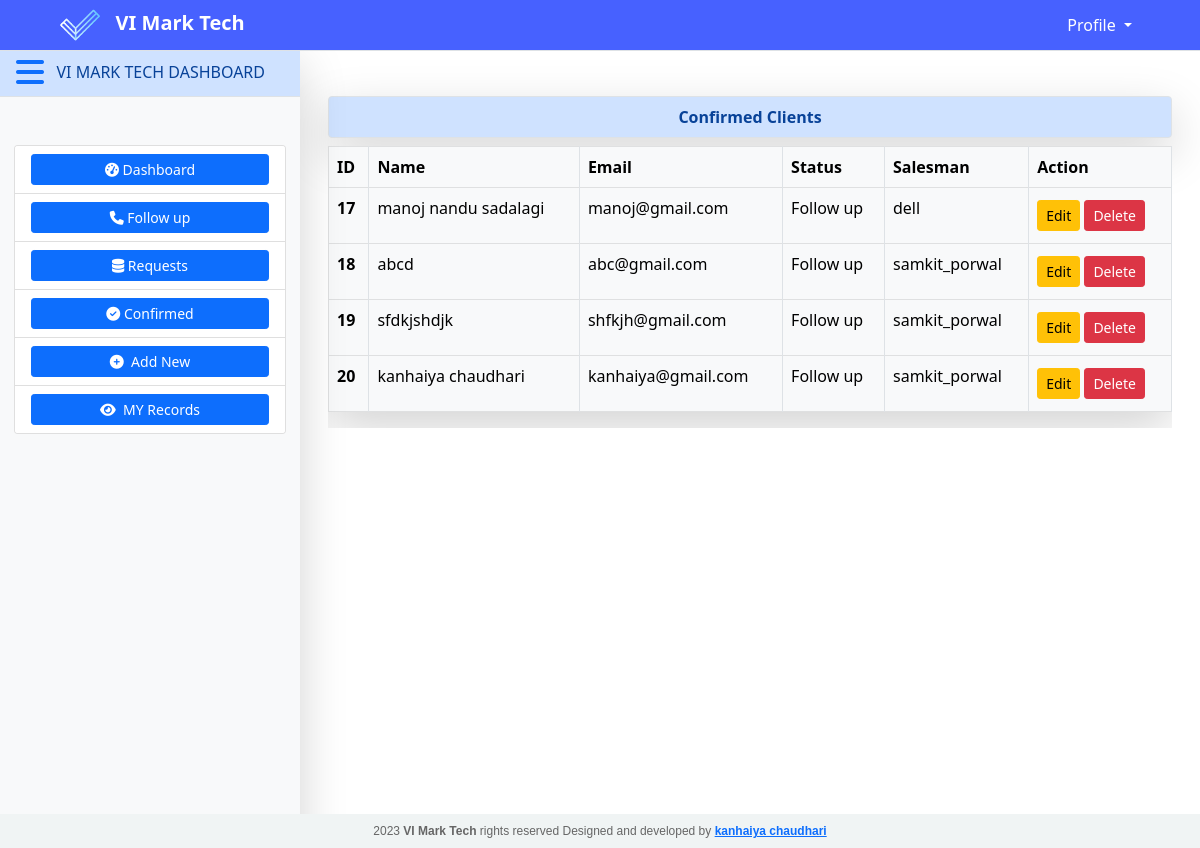
The page /confirm_obj/ (signed in) on the database its author committed.
### dash/models.py (models this page shows)
class ConfirmedUserProfile(models.Model):
    CHOICES_2 = (
        ('increase online sales', 'increase online sales'),
        ('promote brand awareness', 'promote brand awareness'),
        ('provide information', 'provide information'),
        ('generate leads', 'generate leads')
    )
    CHOICES_1 = (
        ('Home', 'Home'),
        ('About us', 'About us'),
        ('Products', 'Products'),
        ('Services', 'Services'),
        ('Contact us', 'Contact us')
    )
    name=models.CharField(max_length=70)
    business_name=models.CharField(max_length=70,null='True')
    email=models.EmailField(max_length=100)
    address = models.CharField(max_length=255)
    phone_number = PhoneNumberField(null=True)
    ans_1= models.TextField( max_length=1055 ,null='True')
    ans_2= models.TextField( max_length=1055 ,null='True')
    ans_3= models.TextField( max_length=1055 ,null='True')
    ans_4= models.TextField( max_length=1055 ,null='True')
    ans_5= models.TextField( max_length=1055 ,null='True')
    ans_6= models.TextField( max_length=1055 ,null='True')
    ans_7= models.TextField( max_length=1055 ,null='True')
    ans_8= models.TextField( max_length=1055 ,null='True')
    ans_9= models.TextField( max_length=1055 ,null='True')
    date=models.DateField(default=datetime.date.today)
    ans_question1= MultiSelectField(choices=CHOICES_1, max_choices=5, max_length=255, null=True)
    ans_question2=MultiSelectField(choices=CHOICES_2, max_choices=4, max_length=255, null=True)
    ans_choices = models.CharField(choices=(('Follow up', 'Follow up'), ('Hold up', 'Hold up'), ('Canceled', 'Canceled')), max_length=50,default='nothing')
    user = models.ForeignKey(User, on_delete=models.PROTECT,null=True)
    current_date=models.DateField(default=datetime.date.today)

### dash/views.py (the view)
# urls.py: path('confirm_obj/',dv.confirm_admin_obj,name="confirm_obj"),
def confirm_admin_obj(request):
          pn="Confirmed Clients"
          if request.user.is_authenticated and not request.user.is_superuser:
                    user = request.user
                    stud = ConfirmedUserProfile.objects.filter(user=user)
                    return render(request, 'dash/show.html', {'stu': stud,'page_name':pn})
          elif request.user.is_superuser:
            stud = ConfirmedUserProfile.objects.all()
            return render(request,'dash/show.html',{'stu':stud,'page_name':pn})
          else:
            return HttpResponseRedirect('/')

### dash/templatetags/my_filters.py (called while the page is built)
@register.filter
def get_class_name(value):
    return value.__class__.__name__

### dash/templates/dash/show.html (shortened to what this page needs)
{% extends "enroll/base.html" %}
{% load my_filters %}
{% block content %}
<section>
  <div class="con">
    <div class="row mt-5 mb-5 me-sm-1 ps-sm-3 rounded">
        <div class="col-12">
            <form action="{% url 'dash' %}" class="border shadow-lg px-5 py-2 mb-2 alert-primary rounded text-center" method="POST">
              <div class="fw-semibold">
                <strong>{{ page_name }}</strong>
              </div>
            </form>
          </div>
      <div class="col-12 rounded">
        {% if stu %}
        <div class="table-responsive">
          <table class="table table-bordered border-end table-hover table-light shadow-lg bg-white">
            <thead>
              <tr>
                <th scope="col">ID</th>
                <th scope="col">Name</th>
                <th scope="col">Email</th>
                <th scope="col">Status</th>
                <th scope="col">Salesman</th>
                <th scope="col">Action</th>
              </tr>
            </thead>
            <tbody>
              {% for st in stu %}
              <tr>
                <th scope="row">{{ st.id }}</th>
                <td>{{ st.name }}</td>
                <td>{{ st.email }}</td>
                <td>{{ st.ans_choices }}</td>
                <td>{{ st.user }}</td>
                <td class="">
                  {% if not user.is_superuser %}
                  <a href="{% url 'updatedata' st.id %}" class="btn btn-warning my-sm-1 btn-sm mb-2">Edit</a>
                  <form action="{% url 'delete' st.id %}" method="POST" class="d-inline">
                    {% csrf_token %}
                    <input type="submit" class="btn btn-danger btn-sm" value="Delete">
                  </form>
                  {% else %}
                  {% if st|get_class_name == 'UserProfile' %}
                  <a href="{% url 'admin_update' st.id %}" class="btn btn-success my-sm-1 btn-sm mb-2">Show</a>
                  {% elif st|get_class_name == 'ConfirmedUserProfile' %}
                  <a href="{% url 'confirm' st.id %}" class="btn btn-warning my-sm-1 btn-sm mb-2">Edit</a>
                  <form action="{% url 'confirm_delete' st.id %}" method="POST" class="d-inline">
                    <input type="submit" class="btn btn-danger btn-sm" value="Delete">
                  </form>
                  {% endif %}
                  {% endif %}
                </td>
              </tr>
              {% endfor %}
            </tbody>
          </table>
        </div>
        {% else %}
        <div class="alert alert-primary d-flex align-items-center">
          <i class="fas fa-sad-tear fa-2x"></i> &nbsp; &nbsp; No Record Found
        </div>
        {% endif %}
      </div>
    </div>
  </div>
</section>
{% endblock content %}

### enroll/static/enroll/style.css (style rules this page uses)
body { height: 100vh; margin: 0; padding: 0; }

### rows shown on the page
ConfirmedUserProfile: id "17", name "manoj nandu sadalagi", email "manoj@gmail.com", ans_choices "Follow up", user "dell"
ConfirmedUserProfile: id "18", name "abcd", email "abc@gmail.com", ans_choices "Follow up", user "samkit_porwal"
ConfirmedUserProfile: id "19", name "sfdkjshdjk", email "shfkjh@gmail.com", ans_choices "Follow up", user "samkit_porwal"
ConfirmedUserProfile: id "20", name "kanhaiya chaudhari", email "kanhaiya@gmail.com", ans_choices "Follow up", user "samkit_porwal"

### other values the page prints
{{ page_name }} "Confirmed Clients"
